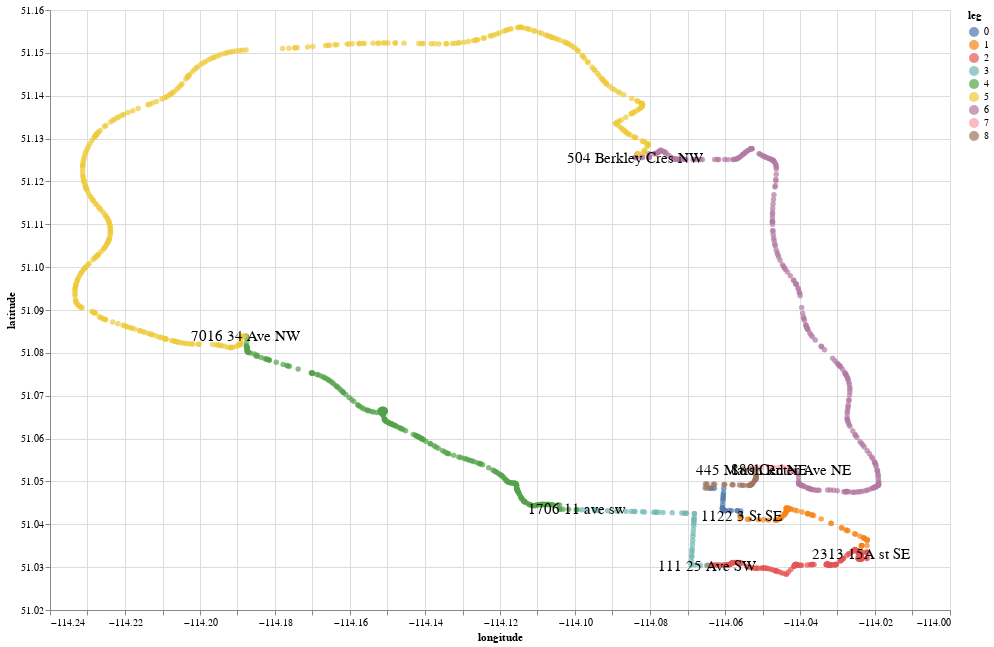

The cell this chart's notebook holds for it:
### Code cell
import altair as alt
ch = alt.Chart(data = df_all_pts,width = 900,height=600).encode(x=alt.Longitude('longitude',scale=alt.Scale(zero=False)),
                                                                 y=alt.Latitude('latitude',scale=alt.Scale(zero=False)),color = 'leg:N' ).mark_point(filled=True)
ch_lab = alt.Chart(data=df_label,width = 900,height=600).encode(x=alt.Longitude('longitude',scale=alt.Scale(zero=False)),
                                                                 y=alt.Latitude('latitude',scale=alt.Scale(zero=False)),text = 'label:N' ).mark_text(size=15)

(ch+ch_lab).interactive()

### Figure 1 — Vega-Lite specification as saved in the notebook (floating-point values rounded to 4 significant figures; data arrays with more than 128 entries replaced by an {"elided": "..."} marker saying what was removed)
{"config": {"view": {"continuousWidth": 400, "continuousHeight": 300}}, "layer": [{"data": {"name": "data-24120ced2638d0995e6cdc8e8f80961a"}, "mark": {"type": "point", "filled": true}, "encoding": {"color": {"type": "nominal", "field": "leg"}, "x": {"field": "longitude", "type": "quantitative", "scale": {"zero": false}}, "y": {"field": "latitude", "type": "quantitative", "scale": {"zero": false}}}, "height": 600, "selection": {"selector001": {"type": "interval", "bind": "scales", "encodings": ["x", "y"]}}, "width": 900}, {"data": {"name": "data-4a6855232fb4cda8908425dc79716da5"}, "mark": {"type": "text", "size": 15}, "encoding": {"text": {"type": "nominal", "field": "label"}, "x": {"field": "longitude", "type": "quantitative", "scale": {"zero": false}}, "y": {"field": "latitude", "type": "quantitative", "scale": {"zero": false}}}, "height": 600, "width": 900}], "$schema": "https://vega.github.io/schema/vega-lite/v4.0.2.json", "datasets": {"data-24120ced2638d0995e6cdc8e8f80961a": {"elided": "1355 records"}, "data-4a6855232fb4cda8908425dc79716da5": [{"latitude": 51.04, "longitude": -114.1, "label": "1122 3 St SE"}, {"latitude": 51.04, "longitude": -114.1, "label": "1706 11 ave sw"}, {"latitude": 51.05, "longitude": -114.1, "label": "445 Marsh Rd NE"}, {"latitude": 51.13, "longitude": -114.1, "label": "504 Berkley Cres NW"}, {"latitude": 51.05, "longitude": -114.0, "label": "880 Center Ave NE"}, {"latitude": 51.03, "longitude": -114.1, "label": "111 25 Ave SW"}, {"latitude": 51.08, "longitude": -114.2, "label": "7016 34 Ave NW"}, {"latitude": 51.03, "longitude": -114.0, "label": "2313 15A st SE"}]}}
